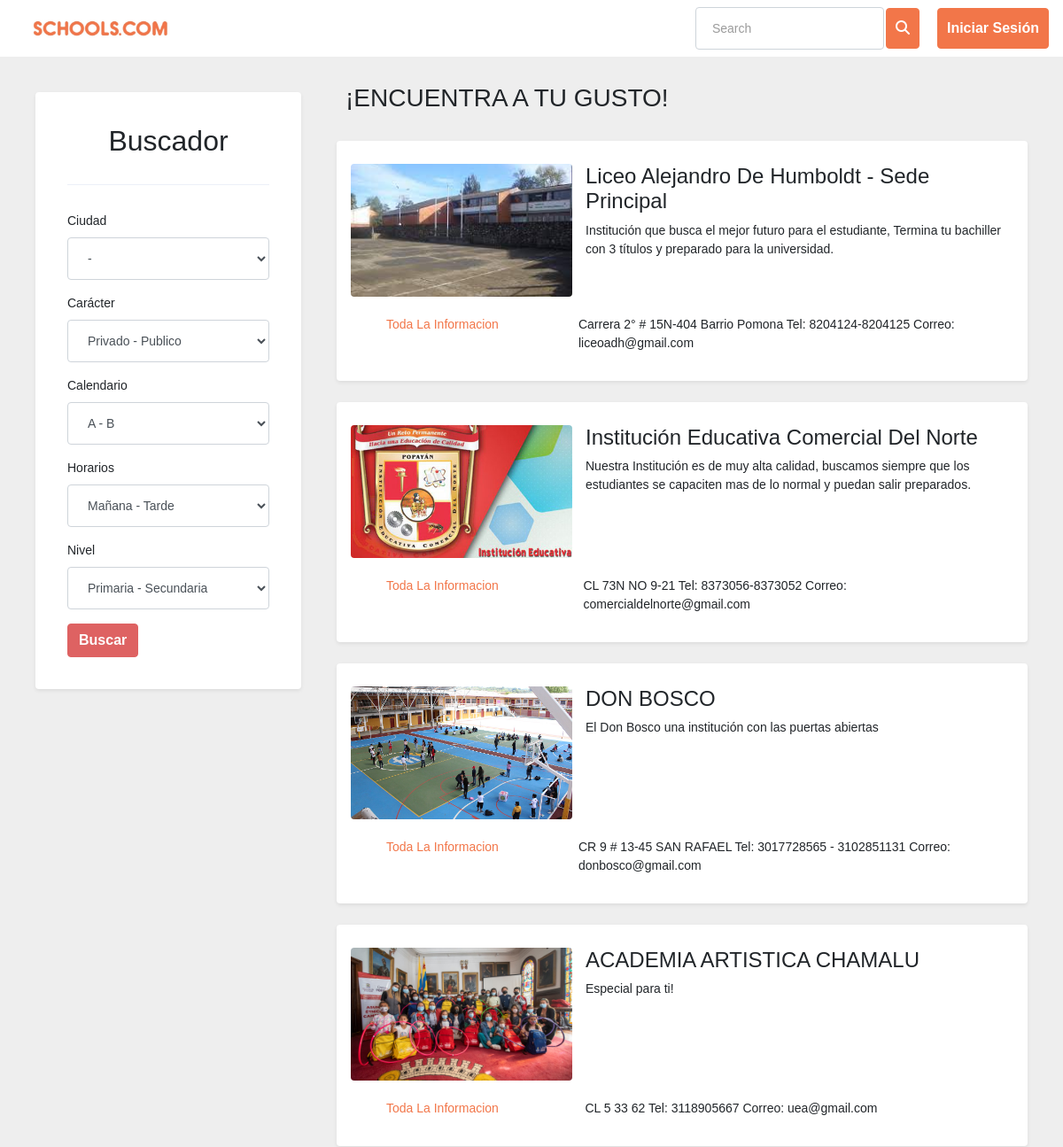
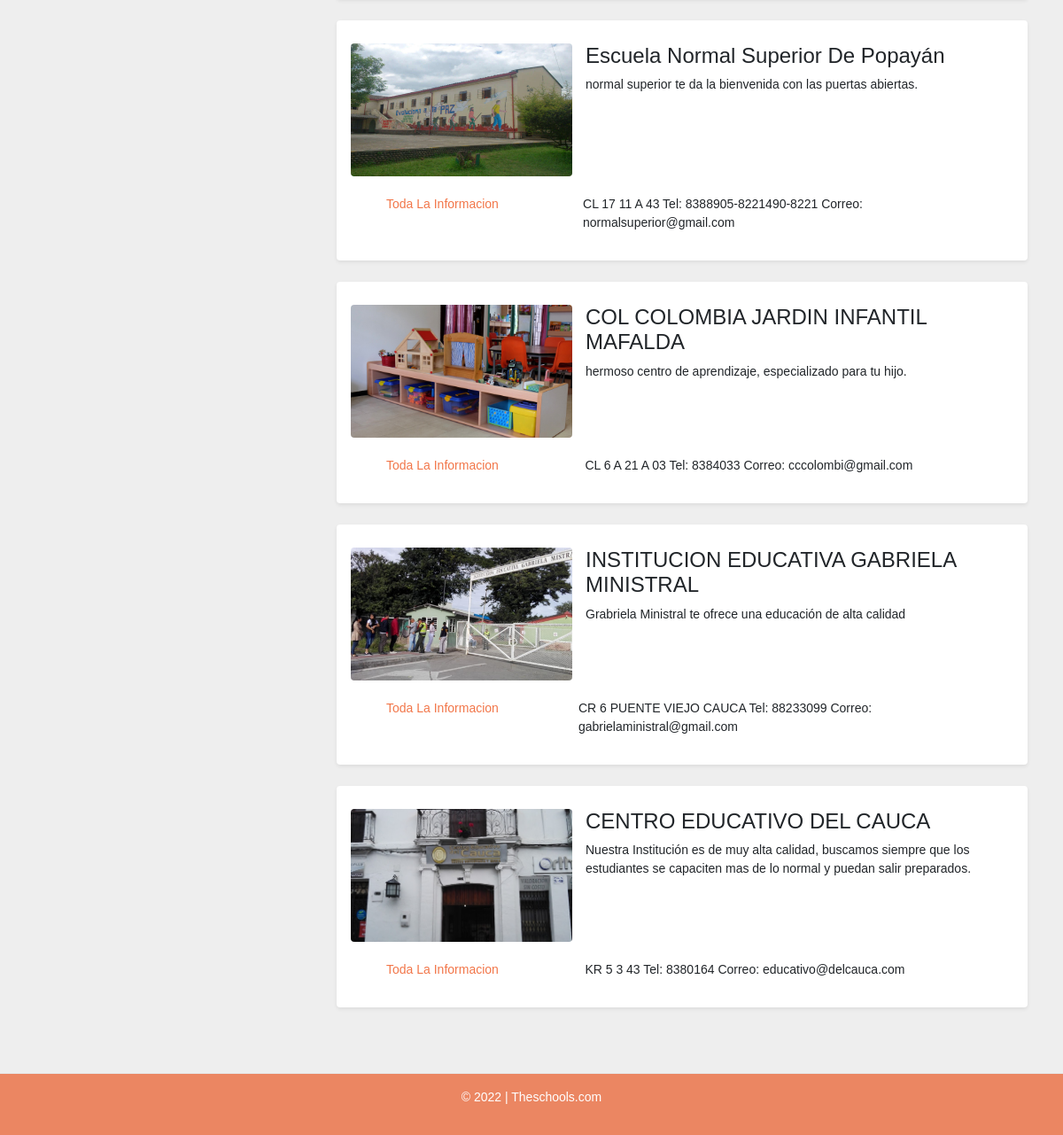
Screenshot of /principal.php with the database file from the repository (2 pictures, top to bottom).
### config/conexion.php (called while the page is built)
<?php
    class Conectar {
        protected $dbh;
        protected function conexion(){
            try{
                $conectar= $this->dbh = new PDO("mysql:local=localhost;dbname=paginawebphp","root","");
                return $conectar;
            }catch(Exception $e){
                print "Error :".$e->getMessage();
                die();
            }
        }
        public function set_names(){
            return $this->dbh->query("SET NAMES 'utf8'");
        }
    }
?>

### models/ColegioLogin.php (called while the page is built, shortened)
<?php
class ColegioLogin extends Conectar
{
    public function obtenerTodosColegios()
    {
        $conectar = parent::conexion();
        parent::set_names();
        $sql = "SELECT `id`,`nombre_colegio`,`tel`,`correo`,`inf_ubicacion`,`introduccion`,`img_principal`,`img_secundarias_1`,`img_secundarias_2`,`img_secundarias_3`,`img_secundarias_4` FROM `colegios-login`;";
        $sql = $conectar->prepare($sql);
        $sql->execute();
        return $sql->fetchAll(PDO::FETCH_ASSOC);
    }
}

### principal.php (the view, shortened to what this page needs)
<?php
require_once("config/conexion.php");
require_once("models/ColegioLogin.php");
$colegioLogin = new ColegioLogin();
$methodo = $_SERVER['REQUEST_METHOD'];
if ($methodo == "GET") {
  $todosColegios = $colegioLogin->obtenerTodosColegios();
}
?>
<!DOCTYPE html>
<html class="no-js" lang="es">
<head>
  <link rel="stylesheet" href="assets\css\style.css">
  <link rel="stylesheet" href="assets\css\style_principal.css">
  <link rel="stylesheet" href="assets\css\widgets.css">
  <link rel="stylesheet" href="assets\css\responsive.css">
  <link rel="stylesheet" href="assets\css\style-principal">
</head>
<header>
  <nav class="navbar navbar-light bg-light ">
    <div class="col-md-2 col-xs-6" style="max-width: 200px;" >
      <a href="principal.php"><img class="logo text" src="assets\imgs\theme\logo6.png" alt=""></a>
    </div>
    <form action="" method="get" class="form-inline">
      <input class="form-control mr-sm-2" type="search" placeholder="Search" aria-label="Search" name="busqueda" >
      <a class="btn my-1 my-sm-0 text-white btn-warning" style="margin-right: 20px; margin-left: -6px;" type="submit" name="enviar" id="" value="buscar" ><i class="fa-solid fa-magnifying-glass"></i></a>
      <a href="/school.com/login.php"  class="btn btn-warning my-1 my-sm-0 text-white" class="btn btn-primary btn-sm float-right" type="">Iniciar Sesión</a>
    </form>
  </nav>
</header>
<body>
  <section class="responsable">
    <section class="buscador ">
      <div class="formulario shadow-sm p-3 mb-5 bg-white rounded">
        <div class="caja">
          <h2 class="text-center">Buscador</h2>
          <hr>
          <form method="post">
            <div class="form-group">
              <label for="CiudadLabelSelect1">Ciudad</label>
              <select class="form-control" name="ciudad" id="ciudadSelect1">
                <option selected>-</option>
              </select>
            </div>
            <div class="form-group">
              <label for="caracterLabelSelect1">Carácter</label>
              <select class="form-control" name="caracter" id="caracterSelect1">
                <option value="privado-publico">Privado - Publico</option>
              </select>
            </div>
            <div class="form-group">
              <label for="exampleInputPassword1">Calendario</label>
              <select class="form-control" name="calendario" id="exampleFormControlSelect1">
                <option value="a-b">A - B</option>
              </select>
            </div>
            <div class="form-group">
              <label for="exampleInputPassword1">Horarios</label>
              <select class="form-control" name="horario" id="exampleFormControlSelect1">
                <option value="mañana-tarde">Mañana - Tarde</option>
              </select>
            </div>
            <div class="form-group">
              <label for="exampleInputPassword1">Nivel</label>
              <select class="form-control" name="nivel" id="exampleFormControlSelect1">
                <option value="primaria-secundaria">Primaria - Secundaria</option>
              </select>
            </div>
            <button type="submit" class="btn btn-primary mx-auto">Buscar</button>
          </form>
        </div>
      </div>
    </section>
    <section class="resultado">
      <div>
        <h3 class="title">¡Encuentra A Tu Gusto!</h3>
      </div> <br>
      <?php
       for ($i = 0; $i < sizeof($todosColegios); $i++) {
      ?>
        <div class="contenedor shadow-sm p-3 mb-4 bg-white rounded">
          <div class="adjustable">
            <div class="img rounded">
              <div class="rounded" style=" width:100%; height:100%; background-size:cover; background-position:center; background-repeat:no-repeat; background-image: url('<?php echo  isset($todosColegios[$i]['img_principal']  ) ? $todosColegios[$i]['img_principal'] : "";   ?>')" alt="img_principal" >
              </div>
            </div>
            <div class="texto">
              <h4><?php echo  $todosColegios[$i]['nombre_colegio'] ?> </h4>
              <p><?php echo  $todosColegios[$i]['introduccion']  ?> </p>
            </div>
          </div> <br>
          <div class="info">
            <a class="enlace_info" href="especifico.php?id=<?= $todosColegios[$i]['id'] ?>">Toda La Informacion </a>
            <p> <?php echo  $todosColegios[$i]['inf_ubicacion'] ?> Tel: <?php echo  $todosColegios[$i]['tel'] ?> Correo: <?php echo  $todosColegios[$i]['correo'] ?></p>
          </div>
        </div>
      <?php
      }
      ?>
    </section>
  </section>
  <footer class="blog-footer">
    <p>© 2022 | Theschools.com</p>
  </footer>
</body>
</html>

### assets/css/style.css (style rules this page uses)
:root { --color-mode:"light";--color-warning: #e38836;--color-success:#09815C;--color-danger:#e3363e;--color-warning:#e38836;--color-info:#4da7d4;--color-light:#f8f9f9;--color-grey:#f7f8f9;--color-dark:#000c2d;--color-muted:#687385;--color-white:#FFFFFF;--primary-border-color:#9b9b9b;--secondary-border-color:#f0f8ff;--mutted-border-color:#eaecee;--box-shadow-normal:0 10px 10px rgba(0,0,0,0.08);--box-shadow-hover:0 4px 60px 0 rgba(0,0,0,0.2);--button-shadow-color-normal:hsla(0,0%,42.4%,0.2);--button-shadow-color-hover:hsla(0,0%,42.4%,0.3); }
.text-white { color:var(--color-white)!important; padding: 10px !important; }
.bg-light { background-color:var(--color-white)!important; }
.bg-white { background-color:var(--color-white)!important; }
.btn-primary { background-color:var(--color-primary);border-color:var(--color-primary); }
.btn-warning { background-color:var(--color-warning);border-color:var(--color-warning); }
body { font-family:'Noto Sans JP',sans-serif;font-weight:normal;font-style:normal;font-size:14px; }
h1, h2, h3, h4, h5, h6, .font-heading, .btn, .post-title { font-style:normal;font-weight:500;text-transform:none;font-family:'Noto Sans JP',sans-serif; }
p { font-weight:400; }
.img { max-width:100%;-webkit-transition:all .2s ease-out 0s;-moz-transition:all .2s ease-out 0s;-ms-transition:all .2s ease-out 0s;-o-transition:all .2s ease-out 0s;transition:all .2s ease-out 0s }
a, .button { -webkit-transition:all .2s ease-out 0s;-moz-transition:all .2s ease-out 0s;-ms-transition:all .2s ease-out 0s;-o-transition:all .2s ease-out 0s;transition:all .2s ease-out 0s }
a { color:var(--color-muted); }
hr { border-bottom:1px solid #eceff8;border-top:0 none;margin:30px 0;padding:0 }
img, image, video { max-width:100%; }
::placeholder { color:#838383 }
.btn { font-weight:700; }
.form-control { height:48px;padding-left:18px;font-size:14px;background:transparent;background: #fff }
.form-control::placeholder { font-weight:300;color:#999999; }
.form-control::placeholder { color:#777777; }
.btn-primary { color: #fff; background-color: #DE6262 !important; border-color: #DE6262; }

### assets/css/style_principal.css (style rules this page uses)
body { background-color: #eee; }
.title { margin-bottom: 50px; text-transform: uppercase; }
.btn-warning { background-color: #f27649; border-color: #f27649; }
.btn { margin-top: auto; }
.responsable { display: flex; }
.buscador { width: 30%; }
.formulario { margin: 40px 20px 20px 40px; }
.caja { margin: 20px; }
.resultado { width: 70%; }
.title { margin: 30px 10px 10px 30px; }
.contenedor { margin: 0px 40px 0px 20px; }
.adjustable { display: flex; margin-top: 10px; }
.img { min-width: 250px; min-height: 150px; max-width: 250px; max-height: 150px; }
.texto { margin-left: 15px; }
.info { display: flex; }
.enlace_info { width: 30%; margin-left: 40px; min-width: 29%; }
a { color: #f27649 !important; }
.blog-footer { margin-top: 50px; padding: 1rem 0; color: rgb(255, 255, 255); text-align: center; background-color: #eb8662; border-top: 0.05rem solid #e5e5e5; }

### assets/css/widgets.css (style rules this page uses)
input.form-control::placeholder { color:#9b9b9b }
* { box-sizing:border-box; }
.mb-5 { margin-bottom:5px!important }

### rows the page displays
colegios-login: img_principal (picture), nombre_colegio "Liceo Alejandro De Humboldt - Sede Principal", introduccion "Institución que busca el mejor futuro para el estudiante, Termina tu bachiller con 3 títulos y preparado para la universidad.", inf_ubicacion "Carrera 2° # 15N-404 Barrio Pomona", tel "8204124-8204125", correo "liceoadh@gmail.com"
colegios-login: img_principal (picture), nombre_colegio "Institución Educativa Comercial Del Norte", introduccion "Nuestra Institución es de muy alta calidad, buscamos siempre que los estudiantes se capaciten mas de lo normal y puedan salir preparados.", inf_ubicacion "CL 73N NO 9-21", tel "8373056-8373052", correo "comercialdelnorte@gmail.com"
colegios-login: img_principal (picture), nombre_colegio "DON BOSCO", introduccion "El Don Bosco una institución con las puertas abiertas", inf_ubicacion "CR 9 # 13-45 SAN RAFAEL", tel "3017728565 - 3102851131", correo "donbosco@gmail.com"
colegios-login: img_principal (picture), nombre_colegio "ACADEMIA ARTISTICA CHAMALU", introduccion "Especial para ti!", inf_ubicacion "CL 5 33 62", tel "3118905667", correo "uea@gmail.com"
colegios-login: img_principal (picture), nombre_colegio "Escuela Normal Superior De Popayán", introduccion "normal superior te da la bienvenida con las puertas abiertas.", inf_ubicacion "CL 17 11 A 43", tel "8388905-8221490-8221", correo "normalsuperior@gmail.com"
colegios-login: img_principal (picture), nombre_colegio "COL COLOMBIA JARDIN INFANTIL MAFALDA", introduccion "hermoso centro de aprendizaje, especializado para tu hijo.", inf_ubicacion "CL 6 A 21 A 03", tel "8384033", correo "cccolombi@gmail.com"
colegios-login: img_principal (picture), nombre_colegio "INSTITUCION EDUCATIVA GABRIELA MINISTRAL", introduccion "Grabriela Ministral te ofrece una educación de alta calidad", inf_ubicacion "CR 6 PUENTE VIEJO CAUCA", tel "88233099", correo "gabrielaministral@gmail.com"
colegios-login: img_principal (picture), nombre_colegio "CENTRO EDUCATIVO DEL CAUCA", introduccion "Nuestra Institución es de muy alta calidad, buscamos siempre que los estudiantes se capaciten mas de lo normal y puedan salir preparados.", inf_ubicacion "KR 5 3 43", tel "8380164", correo "educativo@delcauca.com"
